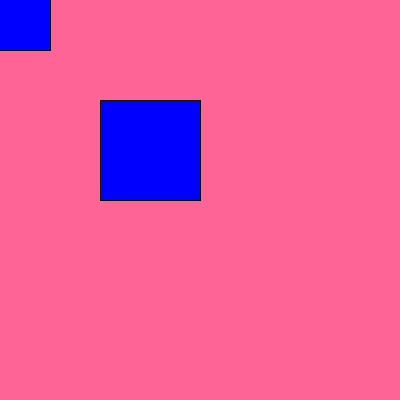
Frame 1 (no input)
Frame 60 (the mouse pressed at the canvas centre just before this capture): identical to frame 1, image omitted
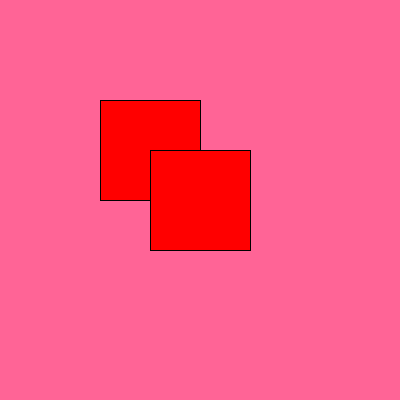
Frame 120 (the mouse held since frame 60 and released just before this capture)

The Processing sketch that drew these frames (run headless with seeded random() and noise(); from frame 60 on, the mouse is pressed at the canvas centre):

// Processing sketch: processing_53632
// ── processing_53632.pde

float rect1PX = 100;  // x abreviation... (rect1PositionX)
float rect1PY = 100;  // y 
float rect1W = 100;  // width
float rect1H = 100;  // height
 
float rect2PX;        // x - will move with mouse Position
float rect2PY;        // y - mouse Position
float rect2W = 100;   // width
float rect2H = 100;   // height
 
void setup() {
  size(400, 400);
  smooth();
}
 
void draw() {
  background(255,100,150);
   
  rect2PX = mouseX-50; // centers mouse 100/2 = 50 = mouseposition. hence, why the mouse appears in center of rect # 2.
  rect2PY = mouseY-50;
   
  if (rectRectIntersect(rect1PX, rect1PY, rect1PX+rect1W, rect1PY+rect1H, rect2PX, rect2PY, rect2PX+rect2W, rect2PY+rect2H) == true) {  // if its a whole, if its not a whole. true/false. colors change. 
    fill(255,0,0);
  } else {
    fill(0,0,255);
  }
  
  // This is a rough analysis I made that describes how each code respresents a certain side of the rectangle. I created several sketches on paper in order to figure this out, sketches can be shown if requested.
  // rect1PX = LEFT
  // rect1PY = TOP
  // rect1PX + rect1W = Right side of rectangle
  // rect1PY + rect1H = Bottom 
  // && Vise Versa for rectangle #2
  
   
  rect(rect1PX, rect1PY, rect1W, rect1H);
  rect(rect2PX, rect2PY, rect2W, rect2H);
   
}
 
boolean rectRectIntersect(float left, float top, float right, float bottom,  // #1 rect                       // condition. 
                          float otherLeft, float otherTop, float otherRight, float otherBottom) {   // #2 rect
  return !(left > otherRight || right < otherLeft || top > otherBottom || bottom < otherTop);       // This part was quite confussing, however, Hasan and I figured it out and it makes complete sense. It covers every single possible way of interection  between both rectangles
         // the first two implication cover both the left and right side of both rect # 1 && rect # 2     
         // the Second two cover bottom & Top of both rectangles. 
         // I must admit this was probably the most challenging question I was faced with. It took me quite a while to understand and wrap my head around. However, it makes complete sense once understood.         
}
